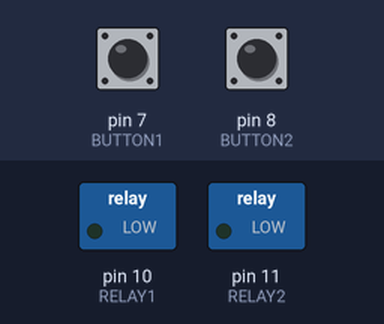
Simulated run of this sketch. Board: Arduino Uno, built with avr-gcc and run on an emulated ATmega328P. On the bench: switched loads named in the sketch (green lamp = pin HIGH). The test bench sets the inputs (shaded band); at power-on: pin 7 (BUTTON1) LOW, pin 8 (BUTTON2) LOW.

Above: at 1.2 s.
1.3 s: pin 7 (BUTTON1) pulled HIGH for 0.15 s
At 1.37 s:
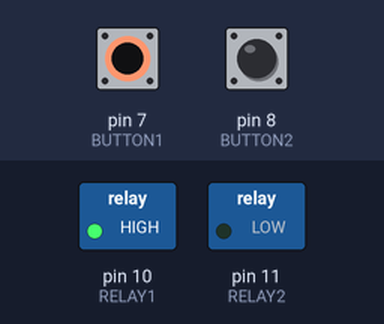
2.9 s: pin 8 (BUTTON2) pulled HIGH for 0.15 s
At 2.97 s:
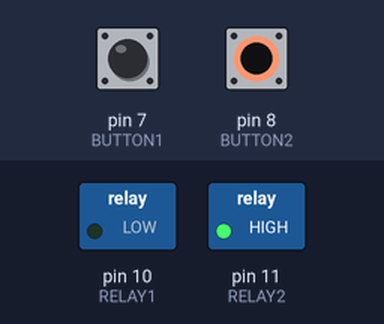
4.5 s: pin 8 (BUTTON2) pulled HIGH for 3.2 s
At 8.8 s:
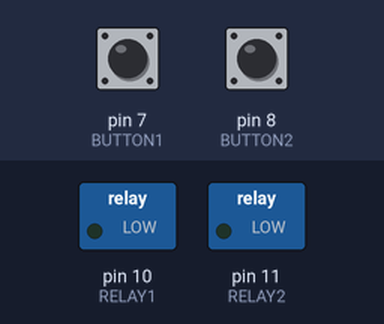
9.2 s: pin 7 (BUTTON1) pulled HIGH for 3.2 s
At 9.9 s:
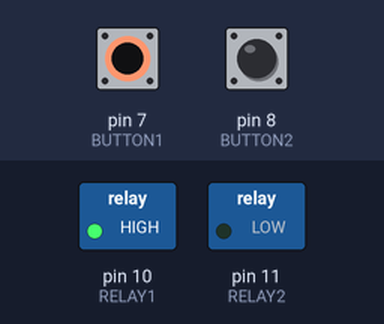
13.9 s: pin 7 (BUTTON1) driven HIGH and pin 8 (BUTTON2) driven HIGH
At 14.7 s:
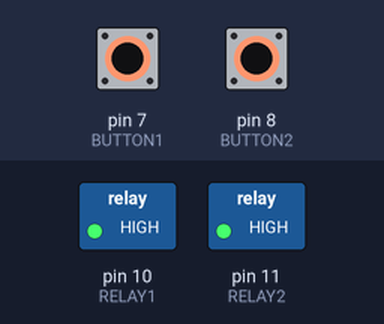
Timing chart, 0 to 16.4 s (numbered marks = the images above; inputs shaded):
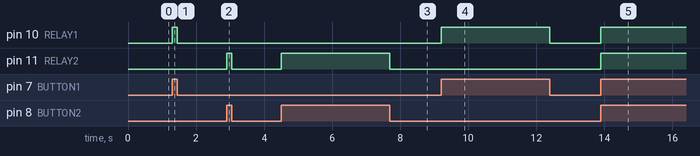

Measured:
- after the input at 1.3 s, pin 10 (RELAY1): LOW → HIGH at once, → LOW 0.15 s later
- after the input at 2.9 s, pin 11 (RELAY2): LOW → HIGH at once, → LOW 0.15 s later
- after the input at 4.5 s, pin 11 (RELAY2): LOW → HIGH at once, → LOW 3.2 s later
- after the input at 9.2 s, pin 10 (RELAY1): LOW → HIGH at once, → LOW 3.2 s later
- after the input at 13.9 s, pin 10 (RELAY1), pin 11 (RELAY2): LOW → HIGH at once

The sketch:

rg_dual_relay_dual_button_example.ino
```cpp
/**************************************************************************
 *  This example shows how to control two relays using two pushbuttons.
 *  We will read the input from the button using digitalRead(), and based on that
 *  information we will directly set the state of the Relay using digital(write)
 *  When the button is pressed, it will give a HIGH signal, and the relay will
 *  then also go HIGH(activated)
 *
 *  Wiring for RobotGeek Sensor Shield & Sensors:
 *    Pushbutton 1:Digital Pin 7
 *    Pushbutton 2:Digital Pin 8
 *    Relay 1: Digital Pin 10
 *    Relay 2: Digital Pin 11
 *    A full wiring diagram should be distributed with this code
 *    and can be found in the 'rg_dual_relay_dual_button_example' folder
 *    https://github.com/trossenrobotics/robotgeek-sensor-examples/archive/master.zip
 *
 *  Product Links
 *    Relay Board - http://www.trossenrobotics.com/robotgeek-relay
 *    Pushbutton Board - http://www.trossenrobotics.com/robotGeek-pushbutton
 *    Sensor Shield - http://www.trossenrobotics.com/robotgeek-sensor-shield
 *    3-Pin Sensor Cables - http://www.trossenrobotics.com/robotgeek-3pin-sensor-cable
 **************************************************************************/

// use #define to set the I/O numbers, since these will never change - this saves us memory while the Arduino is running
#define BUTTON1 7
#define BUTTON2 8
#define RELAY1  10
#define RELAY2  11

//variables to hold the current status of the button.(LOW == unpressed, HIGH = pressed)
int buttonState1 = 0;
int buttonState2 = 0;

void setup() {
  // set the pin for the Buzzer as output:
  pinMode(BUTTON1, INPUT);
  // set the pin for the Buzzer as output:
  pinMode(BUTTON2, INPUT);

  // initialize the pins for the pushbutton as inputs:
  pinMode(RELAY1, OUTPUT);
  pinMode(RELAY2, OUTPUT);
}

void loop(){
  //use digitalRead to store the current state of the pushbutton in one of the 'buttonState' variables
  //when pressed down, digitalRead() will read a HIGH signal. Otherwise, digitalRead will read a LOW signal
  buttonState1 = digitalRead(BUTTON1);
  buttonState2 = digitalRead(BUTTON2);

  //digital write will send whatever signal the the pushbutton currently has to the relay.
  //this means when the pushbutton is HIGH(pressed), the relay will go HIGH(Activated)
  digitalWrite(RELAY1, buttonState1);
  digitalWrite(RELAY2, buttonState2);
}
```
